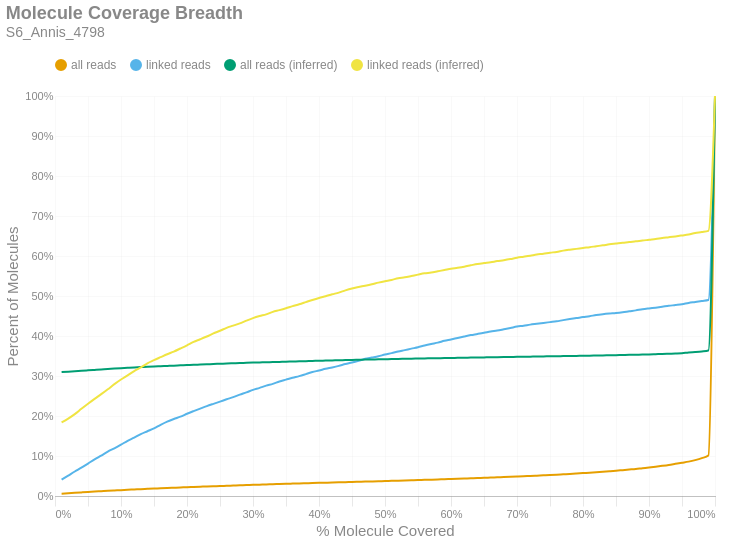

Write notebook code for a chart like this one.
### Markdown cell above
### Molecule Read Coverage
This chart shows molecule coverage breadth as computed by the number of bases aligned to that molecule. In other words, "*how much of each unique long molecule is actually sequenced/aligned?*" Keep in mind there is a distinction between sequences and alignments, since some sequences belonging to a particular molecule may not align well and wouldn't appear in the alignment data. This chart also shows molecule coverage breadth as computed by the *inferred fragment* from which the aligned sequences originate. Unlike read coverage, this calculation takes into account the total insert size, including unsequenced gaps between the forward and reverse reads. Like the previous figures, these are cumulative percents.

### Code cell
if SKIPLR:
    print_html(f"Skipped")
else:
    binned_df = consolidated_hist(valids['coverage_bp'], mask, 0.01, True)
    binned_df_inf = consolidated_hist(valids['coverage_inserts'], mask, 0.01, True)
    binned_df = binned_df.with_columns(pl.lit(binned_df_inf['all reads (cumsum)']).alias('all reads (inferred)'))
    binned_df = binned_df.with_columns(pl.lit(binned_df_inf['linked reads (cumsum)']).alias('linked reads (inferred)'))
    binned_df = binned_df.with_columns(
        (pl.col('bin').cast(pl.Float64) + 0.01).alias('right_edge')
    )

    with SafeRender(binned_df):
        (
            density_plot(binned_df, 'Molecule Coverage Breadth', samplename, 'molcov', ['all reads (inferred)','linked reads (inferred)'])
            .encode(
                #x=alt.X('bin:Q', title="% Molecule Covered").axis(format = '%').scale(padding=0),
                x=alt.X('right_edge:Q', title="% Molecule Covered").axis(format='%').scale(padding=0),
                y=alt.Y('value:Q', title='Percent of Molecules')
                    .axis(format='%')
                    .stack(False)
                    .scale(domainMin=0, padding=0),
                color=alt.Color("key:N").scale(domain = ["all reads", "linked reads", "all reads (inferred)", "linked reads (inferred)"]),
                tooltip = [
                    alt.Tooltip("key:N", title = "Data Type"),
                    alt.Tooltip("range_label:N", title="% Molecule Covered"),
                    alt.Tooltip("value:Q", format = ".2%", title="% Molecules")
                ]
            )
        ).display()

### Figure 1 — Vega-Lite specification as saved in the notebook (floating-point values rounded to 4 significant figures)
{"width": "container", "height": 400, "config": {"title": {"anchor": "start", "dy": -15, "fontSize": 18, "color": "#888888", "subtitleColor": "#888888", "subtitleFontSize": 14}, "arc": {"fill": "#0072B2"}, "axis": {"domainColor": "#888888", "domainWidth": 0.5, "gridWidth": 0.2, "grid": false, "titleFontWeight": 400, "titleFontSize": 15, "labelFontSize": 11, "labelColor": "#888888", "tickColor": "#888888", "tickWidth": 0.2, "titleColor": "#888888"}, "axisBand": {"grid": false}, "axisX": {"grid": true, "tickSize": 10, "domainCap": "round"}, "axisY": {"domain": false, "grid": true, "tickSize": 0, "domainCap": "round"}, "background": "transparent", "header": {"labelFontSize": 15, "labelColor": "#888888", "titleFontSize": 15, "titleFontWeight": 600, "titleColor": "#888888"}, "legend": {"labelFont": "sans-serif", "labelFontSize": 12, "labelColor": "#888888", "symbolSize": 100, "symbolType": "circle", "titleFontSize": 12, "titlePadding": 10, "titleColor": "#888888", "title": null, "orient": "top"}, "range": {"category": ["#E69F00", "#56B4E9", "#009E73", "#F0E442", "#0072B2", "#D55E00", "#CC79A7", "#000000"], "diverging": ["#cfe8f3", "#a2d4ec", "#73bfe2", "#46abdb", "#1696d2", "#12719e"]}, "area": {"fill": "#0072B2", "fillOpacity": 0.7, "line": true, "strokeOpacity": 0.7}, "line": {"color": "#0072B2", "stroke": "#0072B2", "strokeWidth": 2}, "trail": {"color": "#0072B2", "stroke": "#0072B2", "strokeWidth": 0, "size": 1}, "point": {"filled": true, "fillOpacity": 1.0, "size": 95}, "text": {"color": "#888888", "fontSize": 11, "align": "right", "fontWeight": 400, "size": 11}, "bar": {"fill": "#0072B2", "stroke": null}, "view": {"stroke": null, "continuousWidth": 660, "continuousHeight": 400}}, "data": {"name": "data-87a4684107e9ac225f4da0f5933f8f99"}, "mark": {"type": "line", "interpolate": "monotone", "point": {"opacity": 0, "size": 275}}, "encoding": {"color": {"field": "key", "scale": {"domain": ["all reads", "linked reads", "all reads (inferred)", "linked reads (inferred)"]}, "type": "nominal"}, "tooltip": [{"field": "key", "title": "Data Type", "type": "nominal"}, {"field": "range_label", "title": "% Molecule Covered", "type": "nominal"}, {"field": "value", "format": ".2%", "title": "% Molecules", "type": "quantitative"}], "x": {"axis": {"format": "%"}, "field": "right_edge", "scale": {"padding": 0}, "title": "% Molecule Covered", "type": "quantitative"}, "y": {"axis": {"format": "%"}, "field": "value", "scale": {"domainMin": 0, "padding": 0}, "stack": false, "title": "Percent of Molecules", "type": "quantitative"}}, "params": [{"name": "param_c36ac31b6afebe62", "select": {"type": "point", "fields": ["key"]}, "bind": "legend"}], "title": {"text": "Molecule Coverage Breadth", "subtitle": "S6_Annis_4798"}, "transform": [{"fold": ["all reads (cumsum)", "linked reads (cumsum)", "all reads (inferred)", "linked reads (inferred)"]}, {"calculate": "replace(datum.key, ' (cumsum)', '')", "as": "key"}, {"filter": {"param": "param_c36ac31b6afebe62"}}], "usermeta": {"embedOptions": {"downloadFileName": "S6_Annis_4798.molcov"}}, "$schema": "https://vega.github.io/schema/vega-lite/v6.1.0.json", "datasets": {"data-87a4684107e9ac225f4da0f5933f8f99": [{"bin": "0.0", "interval": "0.0-0.01", "all reads": 0.00561, "linked reads": 0.04097, "all reads (cumsum)": 0.00561, "linked reads (cumsum)": 0.04097, "range_label": "0.0-0.01", "all reads (inferred)": 0.3097, "linked reads (inferred)": 0.1838, "right_edge": 0.01}, {"bin": "0.01", "interval": "0.01-0.02", "all reads": 0.00122, "linked reads": 0.01011, "all reads (cumsum)": 0.006829, "linked reads (cumsum)": 0.05108, "range_label": "0.01-0.02", "all reads (inferred)": 0.3107, "linked reads (inferred)": 0.1936, "right_edge": 0.02}, {"bin": "0.02", "interval": "0.02-0.03", "all reads": 0.001127, "linked reads": 0.01018, "all reads (cumsum)": 0.007956, "linked reads (cumsum)": 0.06126, "range_label": "0.02-0.03", "all reads (inferred)": 0.3118, "linked reads (inferred)": 0.2048, "right_edge": 0.03}, {"bin": "0.03", "interval": "0.03-0.04", "all reads": 0.001074, "linked reads": 0.009657, "all reads (cumsum)": 0.00903, "linked reads (cumsum)": 0.07092, "range_label": "0.03-0.04", "all reads (inferred)": 0.313, "linked reads (inferred)": 0.218, "right_edge": 0.04}, {"bin": "0.04", "interval": "0.04-0.05", "all reads": 0.001057, "linked reads": 0.01018, "all reads (cumsum)": 0.01009, "linked reads (cumsum)": 0.0811, "range_label": "0.04-0.05", "all reads (inferred)": 0.3141, "linked reads (inferred)": 0.2307, "right_edge": 0.05}, {"bin": "0.05", "interval": "0.05-0.06", "all reads": 0.00101, "linked reads": 0.01056, "all reads (cumsum)": 0.0111, "linked reads (cumsum)": 0.09166, "range_label": "0.05-0.06", "all reads (inferred)": 0.3152, "linked reads (inferred)": 0.2429, "right_edge": 0.06}, {"bin": "0.06", "interval": "0.06-0.07", "all reads": 0.0009234, "linked reads": 0.009506, "all reads (cumsum)": 0.01202, "linked reads (cumsum)": 0.1012, "range_label": "0.06-0.07", "all reads (inferred)": 0.3163, "linked reads (inferred)": 0.2546, "right_edge": 0.07}, {"bin": "0.07", "interval": "0.07-0.08", "all reads": 0.0009408, "linked reads": 0.009732, "all reads (cumsum)": 0.01296, "linked reads (cumsum)": 0.1109, "range_label": "0.07-0.08", "all reads (inferred)": 0.3174, "linked reads (inferred)": 0.2667, "right_edge": 0.08}, {"bin": "0.08", "interval": "0.08-0.09", "all reads": 0.0008421, "linked reads": 0.00845, "all reads (cumsum)": 0.0138, "linked reads (cumsum)": 0.1194, "range_label": "0.08-0.09", "all reads (inferred)": 0.3185, "linked reads (inferred)": 0.2796, "right_edge": 0.09}, {"bin": "0.09", "interval": "0.09-0.1", "all reads": 0.0008188, "linked reads": 0.008978, "all reads (cumsum)": 0.01462, "linked reads (cumsum)": 0.1283, "range_label": "0.09-0.1", "all reads (inferred)": 0.3195, "linked reads (inferred)": 0.2912, "right_edge": 0.1}, {"bin": "0.1", "interval": "0.1-0.11", "all reads": 0.0009059, "linked reads": 0.009732, "all reads (cumsum)": 0.01553, "linked reads (cumsum)": 0.1381, "range_label": "0.1-0.11", "all reads (inferred)": 0.3205, "linked reads (inferred)": 0.3015, "right_edge": 0.11}, {"bin": "0.11", "interval": "0.11-0.12", "all reads": 0.0007782, "linked reads": 0.007695, "all reads (cumsum)": 0.01631, "linked reads (cumsum)": 0.1458, "range_label": "0.11-0.12", "all reads (inferred)": 0.3214, "linked reads (inferred)": 0.3123, "right_edge": 0.12}, {"bin": "0.12", "interval": "0.12-0.13", "all reads": 0.0008363, "linked reads": 0.008978, "all reads (cumsum)": 0.01714, "linked reads (cumsum)": 0.1547, "range_label": "0.12-0.13", "all reads (inferred)": 0.3222, "linked reads (inferred)": 0.3215, "right_edge": 0.13}, {"bin": "0.13", "interval": "0.13-0.14", "all reads": 0.0006911, "linked reads": 0.007243, "all reads (cumsum)": 0.01783, "linked reads (cumsum)": 0.162, "range_label": "0.13-0.14", "all reads (inferred)": 0.3231, "linked reads (inferred)": 0.3318, "right_edge": 0.14}, {"bin": "0.14", "interval": "0.14-0.15", "all reads": 0.0007201, "linked reads": 0.007167, "all reads (cumsum)": 0.01855, "linked reads (cumsum)": 0.1691, "range_label": "0.14-0.15", "all reads (inferred)": 0.3239, "linked reads (inferred)": 0.3397, "right_edge": 0.15}, {"bin": "0.15", "interval": "0.15-0.16", "all reads": 0.0008014, "linked reads": 0.008902, "all reads (cumsum)": 0.01936, "linked reads (cumsum)": 0.178, "range_label": "0.15-0.16", "all reads (inferred)": 0.3245, "linked reads (inferred)": 0.3471, "right_edge": 0.16}, {"bin": "0.16", "interval": "0.16-0.17", "all reads": 0.0007027, "linked reads": 0.007997, "all reads (cumsum)": 0.02006, "linked reads (cumsum)": 0.186, "range_label": "0.16-0.17", "all reads (inferred)": 0.3252, "linked reads (inferred)": 0.3544, "right_edge": 0.17}, {"bin": "0.17", "interval": "0.17-0.18", "all reads": 0.0006388, "linked reads": 0.006564, "all reads (cumsum)": 0.0207, "linked reads (cumsum)": 0.1926, "range_label": "0.17-0.18", "all reads (inferred)": 0.3258, "linked reads (inferred)": 0.3611, "right_edge": 0.18}, {"bin": "0.18", "interval": "0.18-0.19", "all reads": 0.0006388, "linked reads": 0.005658, "all reads (cumsum)": 0.02134, "linked reads (cumsum)": 0.1983, "range_label": "0.18-0.19", "all reads (inferred)": 0.3266, "linked reads (inferred)": 0.3688, "right_edge": 0.19}, {"bin": "0.19", "interval": "0.19-0.2", "all reads": 0.0006737, "linked reads": 0.007318, "all reads (cumsum)": 0.02201, "linked reads (cumsum)": 0.2056, "range_label": "0.19-0.2", "all reads (inferred)": 0.3273, "linked reads (inferred)": 0.3767, "right_edge": 0.2}, {"bin": "0.2", "interval": "0.2-0.21", "all reads": 0.0005923, "linked reads": 0.006639, "all reads (cumsum)": 0.0226, "linked reads (cumsum)": 0.2122, "range_label": "0.2-0.21", "all reads (inferred)": 0.3281, "linked reads (inferred)": 0.3852, "right_edge": 0.21}, {"bin": "0.21", "interval": "0.21-0.22", "all reads": 0.000604, "linked reads": 0.006337, "all reads (cumsum)": 0.02321, "linked reads (cumsum)": 0.2186, "range_label": "0.21-0.22", "all reads (inferred)": 0.3286, "linked reads (inferred)": 0.3918, "right_edge": 0.22}, {"bin": "0.22", "interval": "0.22-0.23", "all reads": 0.0006214, "linked reads": 0.006186, "all reads (cumsum)": 0.02383, "linked reads (cumsum)": 0.2247, "range_label": "0.22-0.23", "all reads (inferred)": 0.3293, "linked reads (inferred)": 0.3987, "right_edge": 0.23}, {"bin": "0.23", "interval": "0.23-0.24", "all reads": 0.0005575, "linked reads": 0.005658, "all reads (cumsum)": 0.02439, "linked reads (cumsum)": 0.2304, "range_label": "0.23-0.24", "all reads (inferred)": 0.33, "linked reads (inferred)": 0.4065, "right_edge": 0.24}, {"bin": "0.24", "interval": "0.24-0.25", "all reads": 0.0005343, "linked reads": 0.005507, "all reads (cumsum)": 0.02492, "linked reads (cumsum)": 0.2359, "range_label": "0.24-0.25", "all reads (inferred)": 0.3306, "linked reads (inferred)": 0.4131, "right_edge": 0.25}, {"bin": "0.25", "interval": "0.25-0.26", "all reads": 0.0006156, "linked reads": 0.005809, "all reads (cumsum)": 0.02553, "linked reads (cumsum)": 0.2417, "range_label": "0.25-0.26", "all reads (inferred)": 0.3312, "linked reads (inferred)": 0.4204, "right_edge": 0.26}, {"bin": "0.26", "interval": "0.26-0.27", "all reads": 0.0005865, "linked reads": 0.005507, "all reads (cumsum)": 0.02612, "linked reads (cumsum)": 0.2472, "range_label": "0.26-0.27", "all reads (inferred)": 0.3317, "linked reads (inferred)": 0.426, "right_edge": 0.27}, {"bin": "0.27", "interval": "0.27-0.28", "all reads": 0.000604, "linked reads": 0.006262, "all reads (cumsum)": 0.02673, "linked reads (cumsum)": 0.2535, "range_label": "0.27-0.28", "all reads (inferred)": 0.3323, "linked reads (inferred)": 0.4317, "right_edge": 0.28}, {"bin": "0.28", "interval": "0.28-0.29", "all reads": 0.0005285, "linked reads": 0.005583, "all reads (cumsum)": 0.02725, "linked reads (cumsum)": 0.2591, "range_label": "0.28-0.29", "all reads (inferred)": 0.3329, "linked reads (inferred)": 0.4384, "right_edge": 0.29}, {"bin": "0.29", "interval": "0.29-0.3", "all reads": 0.0006446, "linked reads": 0.006262, "all reads (cumsum)": 0.0279, "linked reads (cumsum)": 0.2653, "range_label": "0.29-0.3", "all reads (inferred)": 0.3334, "linked reads (inferred)": 0.4447, "right_edge": 0.3}, {"bin": "0.3", "interval": "0.3-0.31", "all reads": 0.0005169, "linked reads": 0.004979, "all reads (cumsum)": 0.02842, "linked reads (cumsum)": 0.2703, "range_label": "0.3-0.31", "all reads (inferred)": 0.3339, "linked reads (inferred)": 0.4498, "right_edge": 0.31}, {"bin": "0.31", "interval": "0.31-0.32", "all reads": 0.0005633, "linked reads": 0.005658, "all reads (cumsum)": 0.02898, "linked reads (cumsum)": 0.276, "range_label": "0.31-0.32", "all reads (inferred)": 0.3343, "linked reads (inferred)": 0.4541, "right_edge": 0.32}, {"bin": "0.32", "interval": "0.32-0.33", "all reads": 0.0004297, "linked reads": 0.004451, "all reads (cumsum)": 0.02941, "linked reads (cumsum)": 0.2804, "range_label": "0.32-0.33", "all reads (inferred)": 0.3349, "linked reads (inferred)": 0.4602, "right_edge": 0.33}, {"bin": "0.33", "interval": "0.33-0.34", "all reads": 0.0005691, "linked reads": 0.005809, "all reads (cumsum)": 0.02998, "linked reads (cumsum)": 0.2862, "range_label": "0.33-0.34", "all reads (inferred)": 0.3353, "linked reads (inferred)": 0.4647, "right_edge": 0.34}, {"bin": "0.34", "interval": "0.34-0.35", "all reads": 0.000511, "linked reads": 0.004677, "all reads (cumsum)": 0.03049, "linked reads (cumsum)": 0.2909, "range_label": "0.34-0.35", "all reads (inferred)": 0.3357, "linked reads (inferred)": 0.4695, "right_edge": 0.35}, {"bin": "0.35", "interval": "0.35-0.36", "all reads": 0.000453, "linked reads": 0.004677, "all reads (cumsum)": 0.03094, "linked reads (cumsum)": 0.2956, "range_label": "0.35-0.36", "all reads (inferred)": 0.3362, "linked reads (inferred)": 0.4748, "right_edge": 0.36}, {"bin": "0.36", "interval": "0.36-0.37", "all reads": 0.000453, "linked reads": 0.004074, "all reads (cumsum)": 0.03139, "linked reads (cumsum)": 0.2997, "range_label": "0.36-0.37", "all reads (inferred)": 0.3366, "linked reads (inferred)": 0.4794, "right_edge": 0.37}, {"bin": "0.37", "interval": "0.37-0.38", "all reads": 0.0005169, "linked reads": 0.004979, "all reads (cumsum)": 0.03191, "linked reads (cumsum)": 0.3046, "range_label": "0.37-0.38", "all reads (inferred)": 0.3371, "linked reads (inferred)": 0.4847, "right_edge": 0.38}, {"bin": "0.38", "interval": "0.38-0.39", "all reads": 0.0005285, "linked reads": 0.005281, "all reads (cumsum)": 0.03244, "linked reads (cumsum)": 0.3099, "range_label": "0.38-0.39", "all reads (inferred)": 0.3376, "linked reads (inferred)": 0.4902, "right_edge": 0.39}, {"bin": "0.39", "interval": "0.39-0.4", "all reads": 0.0004588, "linked reads": 0.003772, "all reads (cumsum)": 0.0329, "linked reads (cumsum)": 0.3137, "range_label": "0.39-0.4", "all reads (inferred)": 0.3381, "linked reads (inferred)": 0.4951, "right_edge": 0.4}, {"bin": "0.4", "interval": "0.4-0.41", "all reads": 0.0003949, "linked reads": 0.004225, "all reads (cumsum)": 0.03329, "linked reads (cumsum)": 0.3179, "range_label": "0.4-0.41", "all reads (inferred)": 0.3385, "linked reads (inferred)": 0.4995, "right_edge": 0.41}, {"bin": "0.41", "interval": "0.41-0.42", "all reads": 0.0003891, "linked reads": 0.003546, "all reads (cumsum)": 0.03368, "linked reads (cumsum)": 0.3215, "range_label": "0.41-0.42", "all reads (inferred)": 0.3389, "linked reads (inferred)": 0.5042, "right_edge": 0.42}, {"bin": "0.42", "interval": "0.42-0.43", "all reads": 0.0004181, "linked reads": 0.003923, "all reads (cumsum)": 0.0341, "linked reads (cumsum)": 0.3254, "range_label": "0.42-0.43", "all reads (inferred)": 0.3393, "linked reads (inferred)": 0.5085, "right_edge": 0.43}, {"bin": "0.43", "interval": "0.43-0.44", "all reads": 0.0004994, "linked reads": 0.004451, "all reads (cumsum)": 0.0346, "linked reads (cumsum)": 0.3298, "range_label": "0.43-0.44", "all reads (inferred)": 0.3398, "linked reads (inferred)": 0.514, "right_edge": 0.44}, {"bin": "0.44", "interval": "0.44-0.45", "all reads": 0.0004297, "linked reads": 0.003848, "all reads (cumsum)": 0.03503, "linked reads (cumsum)": 0.3337, "range_label": "0.44-0.45", "all reads (inferred)": 0.3403, "linked reads (inferred)": 0.5187, "right_edge": 0.45}, {"bin": "0.45", "interval": "0.45-0.46", "all reads": 0.0004994, "linked reads": 0.004376, "all reads (cumsum)": 0.03553, "linked reads (cumsum)": 0.3381, "range_label": "0.45-0.46", "all reads (inferred)": 0.3406, "linked reads (inferred)": 0.5224, "right_edge": 0.46}, {"bin": "0.46", "interval": "0.46-0.47", "all reads": 0.000511, "linked reads": 0.004828, "all reads (cumsum)": 0.03604, "linked reads (cumsum)": 0.3429, "range_label": "0.46-0.47", "all reads (inferred)": 0.341, "linked reads (inferred)": 0.5258, "right_edge": 0.47}, {"bin": "0.47", "interval": "0.47-0.48", "all reads": 0.0003891, "linked reads": 0.003169, "all reads (cumsum)": 0.03643, "linked reads (cumsum)": 0.3461, "range_label": "0.47-0.48", "all reads (inferred)": 0.3413, "linked reads (inferred)": 0.5295, "right_edge": 0.48}, {"bin": "0.48", "interval": "0.48-0.49", "all reads": 0.0004356, "linked reads": 0.003244, "all reads (cumsum)": 0.03686, "linked reads (cumsum)": 0.3493, "range_label": "0.48-0.49", "all reads (inferred)": 0.3417, "linked reads (inferred)": 0.5335, "right_edge": 0.49}, {"bin": "0.49", "interval": "0.49-0.5", "all reads": 0.0005517, "linked reads": 0.004376, "all reads (cumsum)": 0.03742, "linked reads (cumsum)": 0.3537, "range_label": "0.49-0.5", "all reads (inferred)": 0.342, "linked reads (inferred)": 0.537, "right_edge": 0.5}, {"bin": "0.5", "interval": "0.5-0.51", "all reads": 0.0004414, "linked reads": 0.003546, "all reads (cumsum)": 0.03786, "linked reads (cumsum)": 0.3572, "range_label": "0.5-0.51", "all reads (inferred)": 0.3423, "linked reads (inferred)": 0.5402, "right_edge": 0.51}, {"bin": "0.51", "interval": "0.51-0.52", "all reads": 0.0005285, "linked reads": 0.003923, "all reads (cumsum)": 0.03839, "linked reads (cumsum)": 0.3611, "range_label": "0.51-0.52", "all reads (inferred)": 0.3427, "linked reads (inferred)": 0.5445, "right_edge": 0.52}, {"bin": "0.52", "interval": "0.52-0.53", "all reads": 0.0004878, "linked reads": 0.003546, "all reads (cumsum)": 0.03887, "linked reads (cumsum)": 0.3647, "range_label": "0.52-0.53", "all reads (inferred)": 0.343, "linked reads (inferred)": 0.5467, "right_edge": 0.53}, {"bin": "0.53", "interval": "0.53-0.54", "all reads": 0.0004704, "linked reads": 0.003697, "all reads (cumsum)": 0.03934, "linked reads (cumsum)": 0.3684, "range_label": "0.53-0.54", "all reads (inferred)": 0.3433, "linked reads (inferred)": 0.5501, "right_edge": 0.54}, {"bin": "0.54", "interval": "0.54-0.55", "all reads": 0.0004646, "linked reads": 0.00347, "all reads (cumsum)": 0.03981, "linked reads (cumsum)": 0.3719, "range_label": "0.54-0.55", "all reads (inferred)": 0.3436, "linked reads (inferred)": 0.5535, "right_edge": 0.55}, {"bin": "0.55", "interval": "0.55-0.56", "all reads": 0.0005749, "linked reads": 0.004451, "all reads (cumsum)": 0.04038, "linked reads (cumsum)": 0.3763, "range_label": "0.55-0.56", "all reads (inferred)": 0.344, "linked reads (inferred)": 0.5566, "right_edge": 0.56}, {"bin": "0.56", "interval": "0.56-0.57", "all reads": 0.0004588, "linked reads": 0.003772, "all reads (cumsum)": 0.04084, "linked reads (cumsum)": 0.3801, "range_label": "0.56-0.57", "all reads (inferred)": 0.3442, "linked reads (inferred)": 0.5587, "right_edge": 0.57}, {"bin": "0.57", "interval": "0.57-0.58", "all reads": 0.0005052, "linked reads": 0.00332, "all reads (cumsum)": 0.04135, "linked reads (cumsum)": 0.3834, "range_label": "0.57-0.58", "all reads (inferred)": 0.3445, "linked reads (inferred)": 0.5618, "right_edge": 0.58}, {"bin": "0.58", "interval": "0.58-0.59", "all reads": 0.0006388, "linked reads": 0.004527, "all reads (cumsum)": 0.04199, "linked reads (cumsum)": 0.3879, "range_label": "0.58-0.59", "all reads (inferred)": 0.3448, "linked reads (inferred)": 0.5648, "right_edge": 0.59}, {"bin": "0.59", "interval": "0.59-0.6", "all reads": 0.0005052, "linked reads": 0.00347, "all reads (cumsum)": 0.04249, "linked reads (cumsum)": 0.3914, "range_label": "0.59-0.6", "all reads (inferred)": 0.3451, "linked reads (inferred)": 0.5681, "right_edge": 0.6}, {"bin": "0.6", "interval": "0.6-0.61", "all reads": 0.0005517, "linked reads": 0.003772, "all reads (cumsum)": 0.04304, "linked reads (cumsum)": 0.3952, "range_label": "0.6-0.61", "all reads (inferred)": 0.3454, "linked reads (inferred)": 0.5706, "right_edge": 0.61}, {"bin": "0.61", "interval": "0.61-0.62", "all reads": 0.0005807, "linked reads": 0.003697, "all reads (cumsum)": 0.04362, "linked reads (cumsum)": 0.3989, "range_label": "0.61-0.62", "all reads (inferred)": 0.3457, "linked reads (inferred)": 0.5734, "right_edge": 0.62}, {"bin": "0.62", "interval": "0.62-0.63", "all reads": 0.0005982, "linked reads": 0.00347, "all reads (cumsum)": 0.04422, "linked reads (cumsum)": 0.4023, "range_label": "0.62-0.63", "all reads (inferred)": 0.346, "linked reads (inferred)": 0.5768, "right_edge": 0.63}, {"bin": "0.63", "interval": "0.63-0.64", "all reads": 0.0005633, "linked reads": 0.002716, "all reads (cumsum)": 0.04479, "linked reads (cumsum)": 0.4051, "range_label": "0.63-0.64", "all reads (inferred)": 0.3463, "linked reads (inferred)": 0.5801, "right_edge": 0.64}, {"bin": "0.64", "interval": "0.64-0.65", "all reads": 0.000755, "linked reads": 0.002867, "all reads (cumsum)": 0.04554, "linked reads (cumsum)": 0.4079, "range_label": "0.64-0.65", "all reads (inferred)": 0.3466, "linked reads (inferred)": 0.5824, "right_edge": 0.65}, {"bin": "0.65", "interval": "0.65-0.66", "all reads": 0.0005575, "linked reads": 0.003244, "all reads (cumsum)": 0.0461, "linked reads (cumsum)": 0.4112, "range_label": "0.65-0.66", "all reads (inferred)": 0.3468, "linked reads (inferred)": 0.5844, "right_edge": 0.66}, {"bin": "0.66", "interval": "0.66-0.67", "all reads": 0.000633, "linked reads": 0.002414, "all reads (cumsum)": 0.04673, "linked reads (cumsum)": 0.4136, "range_label": "0.66-0.67", "all reads (inferred)": 0.3471, "linked reads (inferred)": 0.5873, "right_edge": 0.67}, {"bin": "0.67", "interval": "0.67-0.68", "all reads": 0.0005691, "linked reads": 0.003169, "all reads (cumsum)": 0.0473, "linked reads (cumsum)": 0.4167, "range_label": "0.67-0.68", "all reads (inferred)": 0.3473, "linked reads (inferred)": 0.5894, "right_edge": 0.68}, {"bin": "0.68", "interval": "0.68-0.69", "all reads": 0.0006388, "linked reads": 0.003244, "all reads (cumsum)": 0.04794, "linked reads (cumsum)": 0.42, "range_label": "0.68-0.69", "all reads (inferred)": 0.3476, "linked reads (inferred)": 0.5923, "right_edge": 0.69}, {"bin": "0.69", "interval": "0.69-0.7", "all reads": 0.0006969, "linked reads": 0.003546, "all reads (cumsum)": 0.04864, "linked reads (cumsum)": 0.4235, "range_label": "0.69-0.7", "all reads (inferred)": 0.3479, "linked reads (inferred)": 0.5959, "right_edge": 0.7}, {"bin": "0.7", "interval": "0.7-0.71", "all reads": 0.0007259, "linked reads": 0.002112, "all reads (cumsum)": 0.04936, "linked reads (cumsum)": 0.4257, "range_label": "0.7-0.71", "all reads (inferred)": 0.3481, "linked reads (inferred)": 0.5982, "right_edge": 0.71}, {"bin": "0.71", "interval": "0.71-0.72", "all reads": 0.0007898, "linked reads": 0.002791, "all reads (cumsum)": 0.05015, "linked reads (cumsum)": 0.4284, "range_label": "0.71-0.72", "all reads (inferred)": 0.3484, "linked reads (inferred)": 0.6007, "right_edge": 0.72}, {"bin": "0.72", "interval": "0.72-0.73", "all reads": 0.0007433, "linked reads": 0.002112, "all reads (cumsum)": 0.0509, "linked reads (cumsum)": 0.4306, "range_label": "0.72-0.73", "all reads (inferred)": 0.3487, "linked reads (inferred)": 0.6036, "right_edge": 0.73}, {"bin": "0.73", "interval": "0.73-0.74", "all reads": 0.0007433, "linked reads": 0.002112, "all reads (cumsum)": 0.05164, "linked reads (cumsum)": 0.4327, "range_label": "0.73-0.74", "all reads (inferred)": 0.3489, "linked reads (inferred)": 0.6057, "right_edge": 0.74}, {"bin": "0.74", "interval": "0.74-0.75", "all reads": 0.000755, "linked reads": 0.002037, "all reads (cumsum)": 0.05239, "linked reads (cumsum)": 0.4347, "range_label": "0.74-0.75", "all reads (inferred)": 0.3492, "linked reads (inferred)": 0.6082, "right_edge": 0.75}, {"bin": "0.75", "interval": "0.75-0.76", "all reads": 0.0008421, "linked reads": 0.002037, "all reads (cumsum)": 0.05324, "linked reads (cumsum)": 0.4367, "range_label": "0.75-0.76", "all reads (inferred)": 0.3495, "linked reads (inferred)": 0.6102, "right_edge": 0.76}, {"bin": "0.76", "interval": "0.76-0.77", "all reads": 0.0009756, "linked reads": 0.002942, "all reads (cumsum)": 0.05421, "linked reads (cumsum)": 0.4397, "range_label": "0.76-0.77", "all reads (inferred)": 0.3498, "linked reads (inferred)": 0.6134, "right_edge": 0.77}, {"bin": "0.77", "interval": "0.77-0.78", "all reads": 0.0009524, "linked reads": 0.002641, "all reads (cumsum)": 0.05516, "linked reads (cumsum)": 0.4423, "range_label": "0.77-0.78", "all reads (inferred)": 0.3501, "linked reads (inferred)": 0.6158, "right_edge": 0.78}, {"bin": "0.78", "interval": "0.78-0.79", "all reads": 0.001034, "linked reads": 0.002414, "all reads (cumsum)": 0.0562, "linked reads (cumsum)": 0.4447, "range_label": "0.78-0.79", "all reads (inferred)": 0.3503, "linked reads (inferred)": 0.6178, "right_edge": 0.79}, {"bin": "0.79", "interval": "0.79-0.8", "all reads": 0.001074, "linked reads": 0.002565, "all reads (cumsum)": 0.05727, "linked reads (cumsum)": 0.4473, "range_label": "0.79-0.8", "all reads (inferred)": 0.3506, "linked reads (inferred)": 0.6201, "right_edge": 0.8}, {"bin": "0.8", "interval": "0.8-0.81", "all reads": 0.001132, "linked reads": 0.002188, "all reads (cumsum)": 0.0584, "linked reads (cumsum)": 0.4495, "range_label": "0.8-0.81", "all reads (inferred)": 0.3508, "linked reads (inferred)": 0.622, "right_edge": 0.81}, {"bin": "0.81", "interval": "0.81-0.82", "all reads": 0.001045, "linked reads": 0.002942, "all reads (cumsum)": 0.05945, "linked reads (cumsum)": 0.4524, "range_label": "0.81-0.82", "all reads (inferred)": 0.3511, "linked reads (inferred)": 0.6244, "right_edge": 0.82}, {"bin": "0.82", "interval": "0.82-0.83", "all reads": 0.001144, "linked reads": 0.002037, "all reads (cumsum)": 0.06059, "linked reads (cumsum)": 0.4545, "range_label": "0.82-0.83", "all reads (inferred)": 0.3514, "linked reads (inferred)": 0.6266, "right_edge": 0.83}, {"bin": "0.83", "interval": "0.83-0.84", "all reads": 0.001243, "linked reads": 0.001584, "all reads (cumsum)": 0.06184, "linked reads (cumsum)": 0.4561, "range_label": "0.83-0.84", "all reads (inferred)": 0.3517, "linked reads (inferred)": 0.6291, "right_edge": 0.84}, {"bin": "0.84", "interval": "0.84-0.85", "all reads": 0.001312, "linked reads": 0.001283, "all reads (cumsum)": 0.06315, "linked reads (cumsum)": 0.4573, "range_label": "0.84-0.85", "all reads (inferred)": 0.3521, "linked reads (inferred)": 0.6312, "right_edge": 0.85}, {"bin": "0.85", "interval": "0.85-0.86", "all reads": 0.001522, "linked reads": 0.001886, "all reads (cumsum)": 0.06467, "linked reads (cumsum)": 0.4592, "range_label": "0.85-0.86", "all reads (inferred)": 0.3525, "linked reads (inferred)": 0.6333, "right_edge": 0.86}, {"bin": "0.86", "interval": "0.86-0.87", "all reads": 0.00151, "linked reads": 0.00249, "all reads (cumsum)": 0.06618, "linked reads (cumsum)": 0.4617, "range_label": "0.86-0.87", "all reads (inferred)": 0.3529, "linked reads (inferred)": 0.6348, "right_edge": 0.87}, {"bin": "0.87", "interval": "0.87-0.88", "all reads": 0.00151, "linked reads": 0.002339, "all reads (cumsum)": 0.06769, "linked reads (cumsum)": 0.4641, "range_label": "0.87-0.88", "all reads (inferred)": 0.3532, "linked reads (inferred)": 0.637, "right_edge": 0.88}, {"bin": "0.88", "interval": "0.88-0.89", "all reads": 0.001841, "linked reads": 0.002867, "all reads (cumsum)": 0.06953, "linked reads (cumsum)": 0.4669, "range_label": "0.88-0.89", "all reads (inferred)": 0.3535, "linked reads (inferred)": 0.6385, "right_edge": 0.89}, {"bin": "0.89", "interval": "0.89-0.9", "all reads": 0.001736, "linked reads": 0.002112, "all reads (cumsum)": 0.07127, "linked reads (cumsum)": 0.469, "range_label": "0.89-0.9", "all reads (inferred)": 0.3538, "linked reads (inferred)": 0.6406, "right_edge": 0.9}, {"bin": "0.9", "interval": "0.9-0.91", "all reads": 0.001998, "linked reads": 0.001886, "all reads (cumsum)": 0.07327, "linked reads (cumsum)": 0.4709, "range_label": "0.9-0.91", "all reads (inferred)": 0.3545, "linked reads (inferred)": 0.6425, "right_edge": 0.91}, {"bin": "0.91", "interval": "0.91-0.92", "all reads": 0.00216, "linked reads": 0.002188, "all reads (cumsum)": 0.07543, "linked reads (cumsum)": 0.4731, "range_label": "0.91-0.92", "all reads (inferred)": 0.3552, "linked reads (inferred)": 0.6449, "right_edge": 0.92}, {"bin": "0.92", "interval": "0.92-0.93", "all reads": 0.002335, "linked reads": 0.002339, "all reads (cumsum)": 0.07776, "linked reads (cumsum)": 0.4754, "range_label": "0.92-0.93", "all reads (inferred)": 0.3556, "linked reads (inferred)": 0.6469, "right_edge": 0.93}, {"bin": "0.93", "interval": "0.93-0.94", "all reads": 0.002706, "linked reads": 0.001886, "all reads (cumsum)": 0.08047, "linked reads (cumsum)": 0.4773, "range_label": "0.93-0.94", "all reads (inferred)": 0.356, "linked reads (inferred)": 0.649, "right_edge": 0.94}, {"bin": "0.94", "interval": "0.94-0.95", "all reads": 0.002712, "linked reads": 0.002037, "all reads (cumsum)": 0.08318, "linked reads (cumsum)": 0.4794, "range_label": "0.94-0.95", "all reads (inferred)": 0.3567, "linked reads (inferred)": 0.6514, "right_edge": 0.95}, {"bin": "0.95", "interval": "0.95-0.96", "all reads": 0.002788, "linked reads": 0.003395, "all reads (cumsum)": 0.08597, "linked reads (cumsum)": 0.4828, "range_label": "0.95-0.96", "all reads (inferred)": 0.3591, "linked reads (inferred)": 0.6538, "right_edge": 0.96}, {"bin": "0.96", "interval": "0.96-0.97", "all reads": 0.003752, "linked reads": 0.002414, "all reads (cumsum)": 0.08972, "linked reads (cumsum)": 0.4852, "range_label": "0.96-0.97", "all reads (inferred)": 0.3599, "linked reads (inferred)": 0.6575, "right_edge": 0.97}, {"bin": "0.97", "interval": "0.97-0.98", "all reads": 0.004884, "linked reads": 0.00249, "all reads (cumsum)": 0.0946, "linked reads (cumsum)": 0.4877, "range_label": "0.97-0.98", "all reads (inferred)": 0.3613, "linked reads (inferred)": 0.6598, "right_edge": 0.98}, {"bin": "0.98", "interval": "0.98-0.99", "all reads": 0.006742, "linked reads": 0.002414, "all reads (cumsum)": 0.1013, "linked reads (cumsum)": 0.4901, "range_label": "0.98-0.99", "all reads (inferred)": 0.3638, "linked reads (inferred)": 0.6628, "right_edge": 0.99}, {"bin": "0.99", "interval": "0.99-1.0", "all reads": 0.8987, "linked reads": 0.5099, "all reads (cumsum)": 1.0, "linked reads (cumsum)": 1.0, "range_label": "0.99-1.0", "all reads (inferred)": 1.0, "linked reads (inferred)": 1.0, "right_edge": 1.0}]}}
